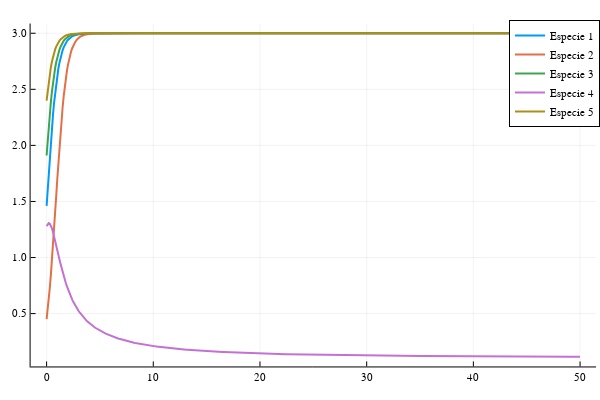

The notebook cell saved with this chart:
### Code cell
plot(t,sol[:,1],label ="Especie 1",w=2)

plot!(t,sol[:,2],label ="Especie 2",w=2)
plot!(t,sol[:,3],label ="Especie 3",w=2)
plot!(t,sol[:,4],label ="Especie 4",w=2)
plot!(t,sol[:,5],label ="Especie 5",w=2)

### Figure 1 — Plotly figure (JSON) as saved in the notebook; plotly's stock layout.template omitted (floating-point values rounded to 4 significant figures; data arrays with more than 128 entries replaced by an {"elided": "..."} marker saying what was removed)
{"data": [{"colorbar": {"len": 0.9525, "title": "", "x": 0.9934, "y": 0.5139}, "legendgroup": "Especie 1", "line": {"color": "rgba(0, 154, 250, 1.000)", "dash": "solid", "shape": "linear", "width": 2}, "mode": "lines", "name": "Especie 1", "showlegend": true, "type": "scatter", "x": {"elided": "501 float values"}, "xaxis": "x", "y": {"elided": "501 float values"}, "yaxis": "y"}, {"colorbar": {"len": 0.9525, "title": "", "x": 0.9934, "y": 0.5139}, "legendgroup": "Especie 2", "line": {"color": "rgba(227, 111, 71, 1.000)", "dash": "solid", "shape": "linear", "width": 2}, "mode": "lines", "name": "Especie 2", "showlegend": true, "type": "scatter", "x": {"elided": "501 float values"}, "xaxis": "x", "y": {"elided": "501 float values"}, "yaxis": "y"}, {"colorbar": {"len": 0.9525, "title": "", "x": 0.9934, "y": 0.5139}, "legendgroup": "Especie 3", "line": {"color": "rgba(62, 164, 78, 1.000)", "dash": "solid", "shape": "linear", "width": 2}, "mode": "lines", "name": "Especie 3", "showlegend": true, "type": "scatter", "x": {"elided": "501 float values"}, "xaxis": "x", "y": {"elided": "501 float values"}, "yaxis": "y"}, {"colorbar": {"len": 0.9525, "title": "", "x": 0.9934, "y": 0.5139}, "legendgroup": "Especie 4", "line": {"color": "rgba(195, 113, 210, 1.000)", "dash": "solid", "shape": "linear", "width": 2}, "mode": "lines", "name": "Especie 4", "showlegend": true, "type": "scatter", "x": {"elided": "501 float values"}, "xaxis": "x", "y": {"elided": "501 float values"}, "yaxis": "y"}, {"colorbar": {"len": 0.9525, "title": "", "x": 0.9934, "y": 0.5139}, "legendgroup": "Especie 5", "line": {"color": "rgba(172, 142, 24, 1.000)", "dash": "solid", "shape": "linear", "width": 2}, "mode": "lines", "name": "Especie 5", "showlegend": true, "type": "scatter", "x": {"elided": "501 float values"}, "xaxis": "x", "y": {"elided": "501 float values"}, "yaxis": "y"}], "layout": {"annotations": [], "height": 400, "legend": {"bgcolor": "rgba(255, 255, 255, 1.000)", "bordercolor": "rgba(0, 0, 0, 1.000)", "borderwidth": 1, "font": {"color": "rgba(0, 0, 0, 1.000)", "family": "sans-serif", "size": 11}, "title": {"font": {"color": "rgba(0, 0, 0, 1.000)", "family": "sans-serif", "size": 15}, "text": ""}, "tracegroupgap": 0, "traceorder": "normal", "x": 1, "xanchor": "auto", "y": 1, "yanchor": "auto"}, "margin": {"b": 20, "l": 0, "r": 0, "t": 20}, "paper_bgcolor": "rgba(255, 255, 255, 1.000)", "plot_bgcolor": "rgba(255, 255, 255, 1.000)", "showlegend": true, "width": 600, "xaxis": {"anchor": "y", "domain": [0.05101, 0.9934], "gridcolor": "rgba(0, 0, 0, 0.100)", "gridwidth": 0.5, "linecolor": "rgba(0, 0, 0, 1.000)", "mirror": false, "range": [-1.5, 51.5], "showgrid": true, "showline": true, "showticklabels": true, "tickangle": 0, "tickcolor": "rgb(0, 0, 0)", "tickfont": {"color": "rgba(0, 0, 0, 1.000)", "family": "sans-serif", "size": 11}, "tickmode": "array", "ticks": "inside", "ticktext": ["0", "10", "20", "30", "40", "50"], "tickvals": [0, 10, 20, 30, 40, 50], "title": "", "titlefont": {"color": "rgba(0, 0, 0, 1.000)", "family": "sans-serif", "size": 15}, "type": "-", "visible": true, "zeroline": false, "zerolinecolor": "rgba(0, 0, 0, 1.000)"}, "yaxis": {"anchor": "x", "domain": [0.03762, 0.9902], "gridcolor": "rgba(0, 0, 0, 0.100)", "gridwidth": 0.5, "linecolor": "rgba(0, 0, 0, 1.000)", "mirror": false, "range": [0.02853, 3.087], "showgrid": true, "showline": true, "showticklabels": true, "tickangle": 0, "tickcolor": "rgb(0, 0, 0)", "tickfont": {"color": "rgba(0, 0, 0, 1.000)", "family": "sans-serif", "size": 11}, "tickmode": "array", "ticks": "inside", "ticktext": ["0.5", "1.0", "1.5", "2.0", "2.5", "3.0"], "tickvals": [0.5, 1, 1.5, 2, 2.5, 3], "title": "", "titlefont": {"color": "rgba(0, 0, 0, 1.000)", "family": "sans-serif", "size": 15}, "type": "-", "visible": true, "zeroline": false, "zerolinecolor": "rgba(0, 0, 0, 1.000)"}}}
